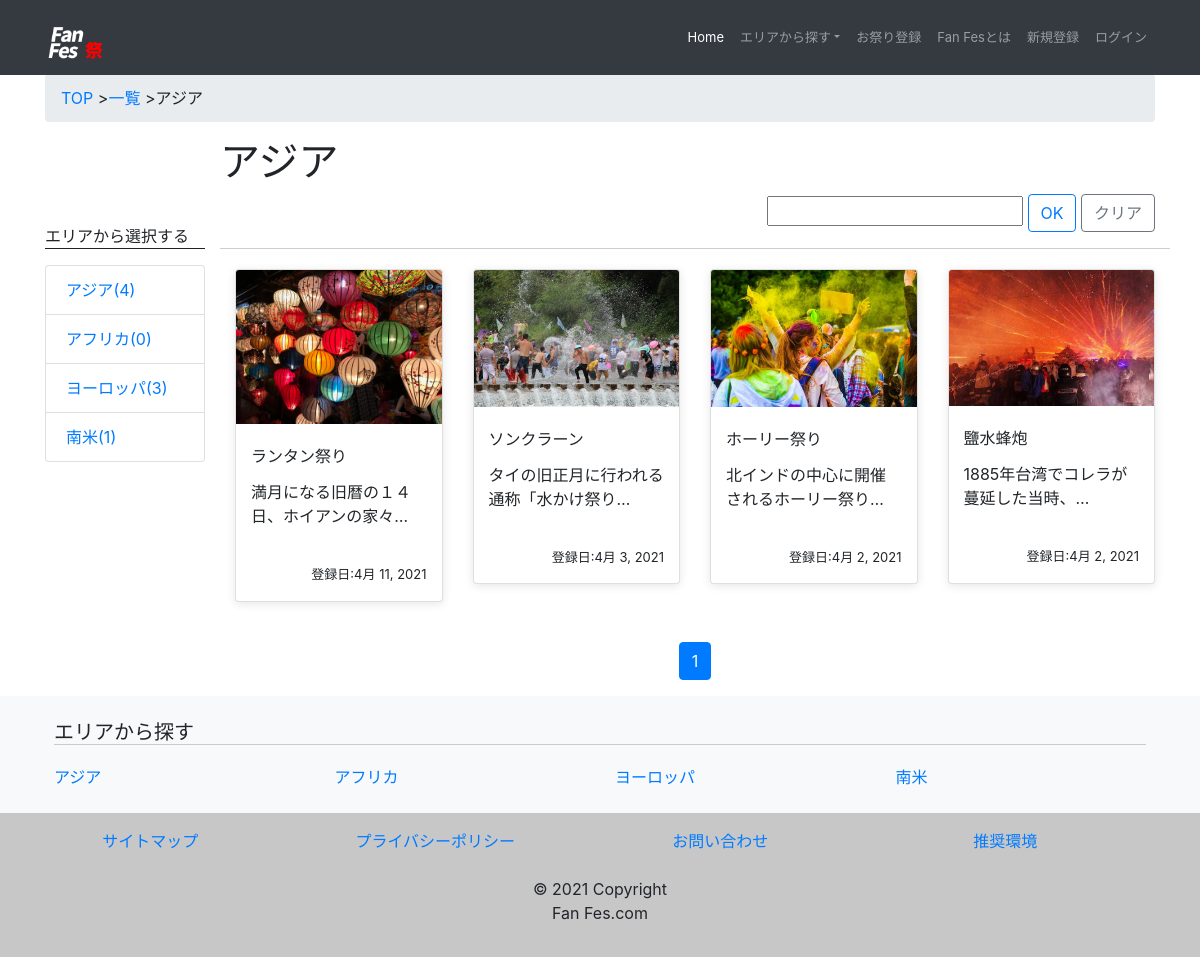
/festival/asia/, run on the app's committed database.
### festival/models.py (models this page shows, shortened)
class Area(models.Model):
    area = models.CharField(
        'エリア',
        max_length=225,
        blank = False,
        unique = True,
    )
    url_code = models.CharField(
        'URL名',
        max_length = 50,
        blank = False,
        unique = True,
    )
    author = models.ForeignKey(
        'auth.User',
        on_delete=models.CASCADE,
    )

class Festival(models.Model):
    name = models.CharField(
        'お祭りの名前',
        max_length=200
        )
    area = models.ForeignKey(
    Area,
    verbose_name = 'エリア',
    on_delete=models.PROTECT,
        )
    country = models.ForeignKey(
    Country,
    verbose_name = '国名',
    on_delete=models.PROTECT,
         )
    location = models.CharField(
        '地名',
        max_length=200,
         null =True
         )
    start_time = models.CharField(
        '開催日',
        max_length=200,
        null=True
        )
    thumbnail = models.ImageField(
        'サムネイル',
        upload_to = 'img/',
        default='img/no_image.jpeg'
        )
    pc_thumbnail = ImageSpecField(
        source='thumbnail',
        processors=[ResizeToFill(250, 250)],
        format='JPEG',
        options={'quality': 60}
        )
    detail_thumbnail = ImageSpecField(
        source='thumbnail',
        processors=[ResizeToFill(445, 329)],
        format='webp',
        options={'quality': 60}
    )
    regist_date = models.DateField(
        '投稿日',
        default=datetime.now
        )
    detail =models.TextField(
            'お祭りの詳細（400文字以内）',
            max_length = 400,
        )
    author = models.ForeignKey(
        'auth.User',
        verbose_name = '作成者',
        on_delete=models.CASCADE,
    )
    views = models.PositiveIntegerField(
        default = 0,
    )

### festival/views.py (the view)
# urls.py: path('festival/<str:url_code>/', views.CategoryView.as_view(), name='category'),
class CategoryView(generic.ListView):
    model = Festival
    template_name = 'festival/category.html'
    context_object_name = 'category_list'
    paginate_by = 5
    def get_queryset(self):
        category_list = Festival.objects.filter(area__url_code = self.kwargs['url_code']).order_by('-id')
        keyword = self.request.GET.get('keyword')
        if keyword:
            category_list =  category_list.filter(name__contains=keyword)
            messages.success(self.request, '「{}」の検索結果'.format(keyword))
        else:
                category_list = category_list
        return category_list
    def get_context_data(self, **kwargs):
        context = super().get_context_data(**kwargs)
        context['category'] = get_object_or_404(Area, url_code=self.kwargs['url_code'])
        return context

### festival/context_processors.py (called while the page is built)
def common(request):
    context = {
        'category_data'  : Area.objects.annotate(post_count=Count('festival')),
        'data' : Area.objects.all()
    }
    return context

### festival/templates/festival/category.html (shortened to what this page needs)
{% extends './base.html' %}
{% block content %}
<div class="container">
                <div class="breadcrumb">
                        <li class = "icon">
                                <a href = '{% url "festival:home" %} '>TOP</a>
                        </li>
                        <li class = "icon">
                                <a href = '{% url "festival:index" %} '>一覧</a>
                        </li>
                        {{ category.area }}
                </div>
    <div class ="row">
            <div class="col-xl-2 col-lg-2 col-md-2s d-md-none d-lg-block">
                {% include 'festival/includes/side_navi.html' %}
            </div>
            <div class="col-xl-10 col-lg-10 col-md-12">
                <h1 class="h1 row article">{{ category.area }}</h1>
                    <div class ="row article">
                            <div class="col-xl-6 col-lg-6 col-md-6 topic ">
                            </div>
                                    <form action='{% url "festival:category" category.url_code %}' method="GET">
                                            <div class="col-xl-6 right">
                                                    <div class='form-group'>
                                                            <input name="keyword" value="" type="text">
                                                    <input type="submit" class="btn btn-outline-primary" value="OK" />
                                                    <a href='{% url "festival:category" category.url_code %}' class="btn btn-outline-secondary">クリア</a>
                                                    </div>
                                            </div>
                                    </form>
                            </div>
            <div class="row article line">
                {% for category in category_list %}
                    <div class="col-xl-3 col-lg-3 col-md-3 col-sm-6 col-6 row-eq-height">
                            <div class="card">
                                <a href="{% url 'festival:detail' url_code=category.area.url_code pk=category.id %}" class="card-link">
                                    <img class="card-img-top" src="{{category.pc_thumbnail.url}}" alt="{{ festival.name }}">
                                    <div class="card-body">
                                            <p class="card-title"> {{ category.name }}</p>
                                            <div class="text-area">
                                            <p class="card-text sp_text">{{ category.detail | truncatechars:20 }}</p>
                                        </div>
                                                    <div class = "regist_date">
                                                    <p class = "day">登録日:{{ category.regist_date }}</p>
                                            </div>
                                    </div>
                                </a>
                            </div>
                    </div>
                    {% endfor %}
            </div>
                     {% include 'festival/includes/pagenation.html' %}
    </div>
    </div>
</div>
{% endblock %}

### festival/templates/festival/base.html (shortened to what this page needs)
{% load static %}
<!DOCTYPE html>
<html lang="ja">
        <head>
              <link rel = 'stylesheet' href="{% static 'css/common.css' %}">
              <link rel = 'stylesheet' href = 'https://maxcdn.bootstrapcdn.com/bootstrap/4.0.0/css/bootstrap.min.css'>
        </head>
<body>
<nav class="navbar navbar-expand-sm navbar-dark bg-dark fixed-top">
    <div class="container">
      <div class="logo">
    <a class="navbar-brand logo" href='{% url "festival:home" %}'><img src="{% static 'img/fan-fes.png' %}" class="navbar-brand logo" alt="fan-fesロゴ"></a>
  </div>
    <div class="collapse navbar-collapse justify-content-end" id="navbarSupportedContent">
      <ul class="navbar-nav">
        <li class="nav-item active">
          <a class="nav-link" href='{% url "festival:home" %}'>Home <span class="sr-only">(current)</span></a>
        </li>
        <li class="nav-item dropdown">
          <a class="nav-link dropdown-toggle">エリアから探す</a>
        </li>
        <li class="nav-item">
            <a class="nav-link" href='{% url "festival:create"%}'>お祭り登録</a>
          </li>
        <li class="nav-item">
          <a class="nav-link" href='{% url "festival:about" %}'>Fan Fesとは</a>
        </li>
        <li class="nav-item">
          <a class="nav-link" href='{%url  "accounts:signup"%}'>新規登録</a>
        </li>
        {% if user.is_authenticated %}
        <li class='nav-item'>
            <a href='{% url "logout" %}' class='logout nav-link'>ログアウト</a>
        </li>
    {% else %}
        <a href='{% url "login" %}' class='login nav-link'>ログイン</a>
    {% endif %}
      </ul>
    </div>
  </div>
  </nav>
                    {% block content %}
                    {% endblock %}
            <footer class="bg-light text-center text-lg-start">
              <div class="container p-4">
                <h5 class="text-left footer">エリアから探す</h5>
                <div class="row foot">
                  {% for category in category_data %}
                  <div class="col-lg-3 col-md-6 mb-4 mb-md-0 sp-side other">
                    <ul class="list-unstyled mb-0">
                      <li class="text-left">    <a href='{% url "festival:category" url_code=category.url_code %}' >{{ category.area }}</a></li>
                    </ul>
                  </div>
                  {% endfor %}
                </div>
              </div>
              <div class="text-center p-3" style="background-color: rgba(0, 0, 0, 0.2);">
                <div class="container">
                    <div class="row">
                  <div class="col-lg-3 col-md-6 mb-4 mb-md-0 sp-side">
                  <li class="list-unstyled contents">
                      <a href='{%url  "festival:sitemap"%}'>サイトマップ</a>
                  </li>
                  </div>
                  <div class="col-lg-3 col-md-6 mb-4 mb-md-0 sp-side">
                  <li class="list-unstyled contents">
                      <a href='{%url  "festival:policy"%}'>プライバシーポリシー</a>
                  </li>
                </div>
                <div class="col-lg-3 col-md-6 mb-4 mb-md-0 sp-side">
                  <li class="list-unstyled contents">
                      <a href='{%url  "festival:contact"%}'>お問い合わせ</a>
                  </li>
                </div>
                <div class="col-lg-3 col-md-6 mb-4 sp-side">
                  <li class="list-unstyled contents">
                      <a href='{%url  "festival:requirements"%}'>推奨環境</a>
                  </li>
                </div>
              </div>
              </div>
              <p>© 2021 Copyright<br>Fan Fes.com</p>
              </div>
            </footer>
          </body>
</html>

### festival/templates/festival/includes/side_navi.html
                    <p class="mt">エリアから選択する</p>
                    <ul class="list-group">
                        {% for category in category_data %}
                    <li class="list-group-item">  <a href="{% url 'festival:category' url_code=category.url_code %}" >{{category.area}}({{ category.post_count }})</a></li>
                    {% endfor %}
                    </ul>

### festival/static/css/common.css (style rules this page uses)
.h1 { font-size: 40px; }
.col-xl-6 { max-width:100% !important; margin : 0 auto; }
.text-area { height: 70px; }
.col-xl-6.topic { margin-left:0px !important; }
.card-link { color: #212529; cursor: pointer; }
.row-eq-height { flex-wrap: wrap; margin-top:20px; }
.regist_date { text-align: right ; padding-top: 15px; }
.card-body { padding-left:15px !important; padding-right: 15px !important; padding-bottom: 0px !important; }
.card { border-radius: 10px; box-shadow:0px 2px 10px 0px rgb(0 0 0 / 10%); margin: 0 !important; }
.day { font-size: 13px; }
.right { margin: 0 0 0 auto !important; }
.list-unstyled.contents::after { content: ""; display:inline-block; margin: 0 20px; }
.icon::after { content: ">"; }
.footer { border-bottom:1px solid #ccc; margin-bottom: 20px; }
.mt { margin-top: 86px; border-bottom: 1px solid #202020; }
.line { border-top:1px solid #cecece; }
.navbar-expand-sm .navbar-nav .nav-link { font-size:13px !important; }
.logo { height: 59px; }

### festival/templates/festival/base.html (style rules this page uses)
body { padding-top: 74px }

### data on the page
Area: area "アジア", post_count "4"
Area: area "アフリカ", post_count "0"
Area: area "ヨーロッパ", post_count "3"
Area: area "南米", post_count "1"
Festival: pc_thumbnail (picture), name "ランタン祭り", detail "満月になる旧暦の１４日、ホイアンの家々…", regist_date "4月 11, 2021"
Festival: pc_thumbnail (picture), name "ソンクラーン", detail "タイの旧正月に行われる通称「水かけ祭り…", regist_date "4月 3, 2021"
Festival: pc_thumbnail (picture), name "ホーリー祭り", detail "北インドの中心に開催されるホーリー祭り…", regist_date "4月 2, 2021"
Festival: pc_thumbnail (picture), name "鹽水蜂炮", detail "1885年台湾でコレラが蔓延した当時、…", regist_date "4月 2, 2021"

### other printed values
{{ num }} "1"
